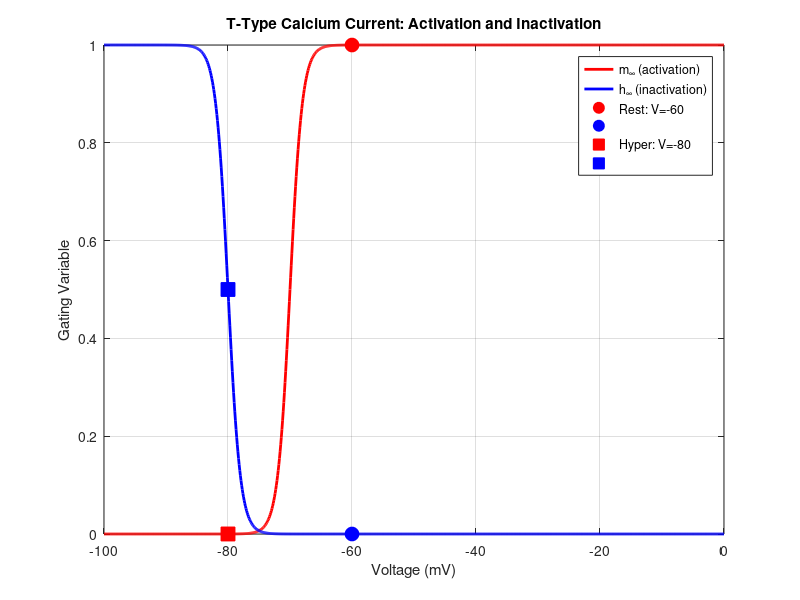

MATLAB code to generate this figure:
% Problem 1a: Plot T-current activation and inactivation curves

% Voltage range
V = -100:0.1:0;

% T-current parameters (typical values)
V_half_m = -70;  % Half-activation voltage
beta_m = 1;      % Slope factor for activation
V_half_h = -80;  % Half-inactivation voltage
beta_h = 1;      % Slope factor for inactivation

% Compute infinity curves
m_inf = 1 ./ (1 + exp((V_half_m - V) / beta_m));
h_inf = 1 ./ (1 + exp(-(V_half_h - V) / beta_h));

% Plot
figure;
plot(V, m_inf, 'r-', 'LineWidth', 2); hold on;
plot(V, h_inf, 'b-', 'LineWidth', 2);

% Mark important voltages
plot(-60, 1/(1+exp((V_half_m-(-60))/beta_m)), 'ro', ...
     'MarkerSize', 10, 'MarkerFaceColor', 'r');
plot(-60, 1/(1+exp(-(V_half_h-(-60))/beta_h)), 'bo', ...
     'MarkerSize', 10, 'MarkerFaceColor', 'b');
plot(-80, 1/(1+exp((V_half_m-(-80))/beta_m)), 'rs', ...
     'MarkerSize', 10, 'MarkerFaceColor', 'r');
plot(-80, 1/(1+exp(-(V_half_h-(-80))/beta_h)), 'bs', ...
     'MarkerSize', 10, 'MarkerFaceColor', 'b');

xlabel('Voltage (mV)');
ylabel('Gating Variable');
title('T-Type Calcium Current: Activation and Inactivation');
legend('m_{\infty} (activation)', 'h_{\infty} (inactivation)', ...
       'Rest: V=-60', '', 'Hyper: V=-80', '');
grid on;

fprintf('At rest (V = -60 mV):\n');
fprintf('  m_inf = %.4f\n', 1/(1+exp((V_half_m-(-60))/beta_m)));
fprintf('  h_inf = %.4f (inactivated!)\n', 1/(1+exp(-(V_half_h-(-60))/beta_h)));
fprintf('\nAt hyperpolarized (V = -80 mV):\n');
fprintf('  m_inf = %.4f\n', 1/(1+exp((V_half_m-(-80))/beta_m)));
fprintf('  h_inf = %.4f (de-inactivated!)\n', 1/(1+exp(-(V_half_h-(-80))/beta_h)));
